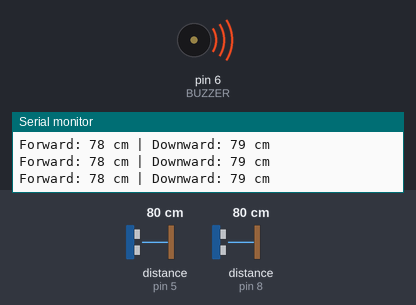
A sketch run on a simulated Arduino Uno, built with avr-gcc and run on an emulated ATmega328P. Shown: buzzer (waves = sounding), the last lines printed to the serial monitor. Wiring (inferred from the names in the program): 2 × ultrasonic range finder: trigger pin 4, echo pin 5 / trigger pin 7, echo pin 8. The test bench sets the inputs (shaded band); at power-on: distance to the obstacle (sensors on pin 5, pin 8) 80 cm. The echo pulse lasts 58.3 µs per cm.

Above: at 1.5 s.
1.6 s: distance to the obstacle (sensor on pin 5) set to 87 cm
At 2.4 s:
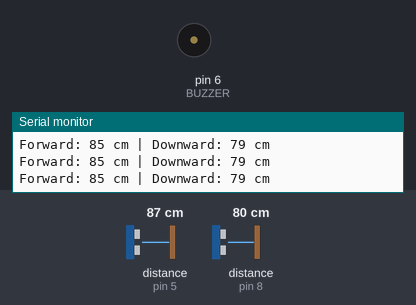
3.2 s: distance to the obstacle (sensor on pin 8) set to 56 cm
4.7 s: distance to the obstacle (sensor on pin 8) set to 49 cm
At 4.99 s:
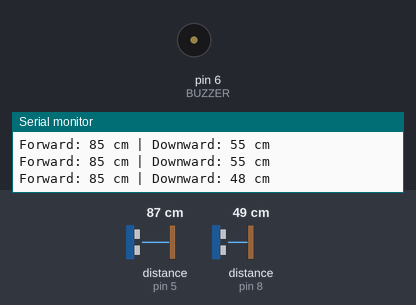
8.2 s: distance to the obstacle (sensor on pin 5) set to 250 cm
11.7 s: distance to the obstacle (sensor on pin 8) set to 60 cm
At 12.4 s:
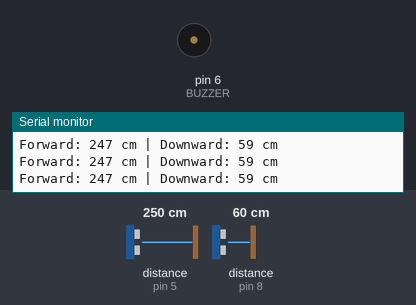
13.2 s: distance to the obstacle (sensor on pin 8) set to 2 cm
At 13.46 s:
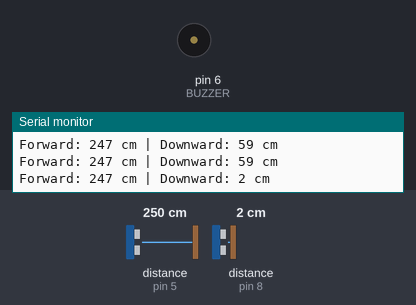
Timing chart, 0 to 17.7 s (numbered marks = the images above; inputs shaded):
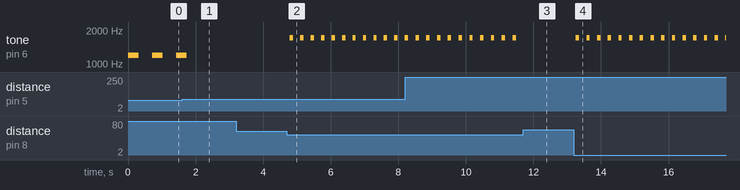

The sketch:

blind_assistance.ino
```cpp
// Author: Pradyumn Parashar
// Project: Blind Assistance Wearable Device
// Year: 2025

/*
  Blind Assistance Wearable Device
  --------------------------------
  Detects obstacles ahead and elevation changes using two ultrasonic sensors.
  Provides audio alerts through a buzzer with different tones.

  Components:
  - Arduino Uno
  - 2x HC-SR04 Ultrasonic Sensors
  - Buzzer
*/

// Pin configuration
#define TRIG_FORWARD 4
#define ECHO_FORWARD 5
#define BUZZER 6
#define TRIG_DOWNWARD 7
#define ECHO_DOWNWARD 8

// Distance thresholds (cm)
const int VERY_CLOSE = 20;
const int FORWARD_RANGE = 80;

const int DOWNWARD_RAISED = 50;
const int DOWNWARD_DROP = 110;

// Function to read distance from ultrasonic sensor
long readDistance(int trigPin, int echoPin)
{
  digitalWrite(trigPin, LOW);
  delayMicroseconds(2);

  digitalWrite(trigPin, HIGH);
  delayMicroseconds(10);
  digitalWrite(trigPin, LOW);

  long duration = pulseIn(echoPin, HIGH, 30000); // timeout ~30ms

  if (duration == 0)
    return 400; // treat as no obstacle (sensor timeout)

  return duration * 0.034 / 2;
}

void setup()
{
  Serial.begin(9600);

  pinMode(TRIG_FORWARD, OUTPUT);
  pinMode(ECHO_FORWARD, INPUT);

  pinMode(TRIG_DOWNWARD, OUTPUT);
  pinMode(ECHO_DOWNWARD, INPUT);

  pinMode(BUZZER, OUTPUT);

  digitalWrite(BUZZER, LOW);
}

void loop()
{
  long forwardDist = readDistance(TRIG_FORWARD, ECHO_FORWARD);
  long downwardDist = readDistance(TRIG_DOWNWARD, ECHO_DOWNWARD);

  Serial.print("Forward: ");
  Serial.print(forwardDist);
  Serial.print(" cm | Downward: ");
  Serial.print(downwardDist);
  Serial.println(" cm");

  bool forwardTrig = (forwardDist <= FORWARD_RANGE);
  bool downwardTrig = (downwardDist <= DOWNWARD_RAISED || downwardDist > DOWNWARD_DROP);

  // 1. Both conditions triggered
  if (forwardTrig && downwardTrig)
  {
    tone(BUZZER, 2000);
    delay(200);
    noTone(BUZZER);
    delay(200);
  }

  // 2. Very close obstacle ahead
  else if (forwardDist <= VERY_CLOSE)
  {
    tone(BUZZER, 1000);
    delay(1000);
    noTone(BUZZER);
    delay(100);
  }

  // 3. Object detected ahead
  else if (forwardTrig)
  {
    tone(BUZZER, 1200);
    delay(300);
    noTone(BUZZER);
    delay(300);
  }

  // 4. Deep drop detected
  else if (downwardDist > DOWNWARD_DROP)
  {
    tone(BUZZER, 1500);
    delay(200);
    noTone(BUZZER);
    delay(800);
  }

  // 5. Raised object detected
  else if (downwardDist <= DOWNWARD_RAISED)
  {
    tone(BUZZER, 1700);
    delay(100);
    noTone(BUZZER);
    delay(100);
  }

  delay(100); // stability delay
}
```

Measured:
- the behaviour switches between 82 and 83 cm on distance to the obstacle (sensor on pin 5) (found by bisection; images 0 and 1)
- the behaviour switches between 52 and 51 cm on distance to the obstacle (sensor on pin 8) (found by bisection; images 1 and 2)
- after the input at 1.6 s, tone on pin 6 (BUZZER): goes on until 1.7 s, then stays silent
- after the input at 4.7 s, tone on pin 6 (BUZZER): alternates 1700 Hz for 0.10 s and silent for 0.21 s, starting after 0.09 s
- after the input at 11.7 s, tone on pin 6 (BUZZER): stops changing and stays silent
- after the input at 13.2 s, tone on pin 6 (BUZZER): alternates 1700 Hz for 0.10 s and silent for 0.22 s, starting after 0.06 s
- by itself, tone on pin 6 (BUZZER): alternates 1200 Hz for 0.30 s and silent for 0.41 s
